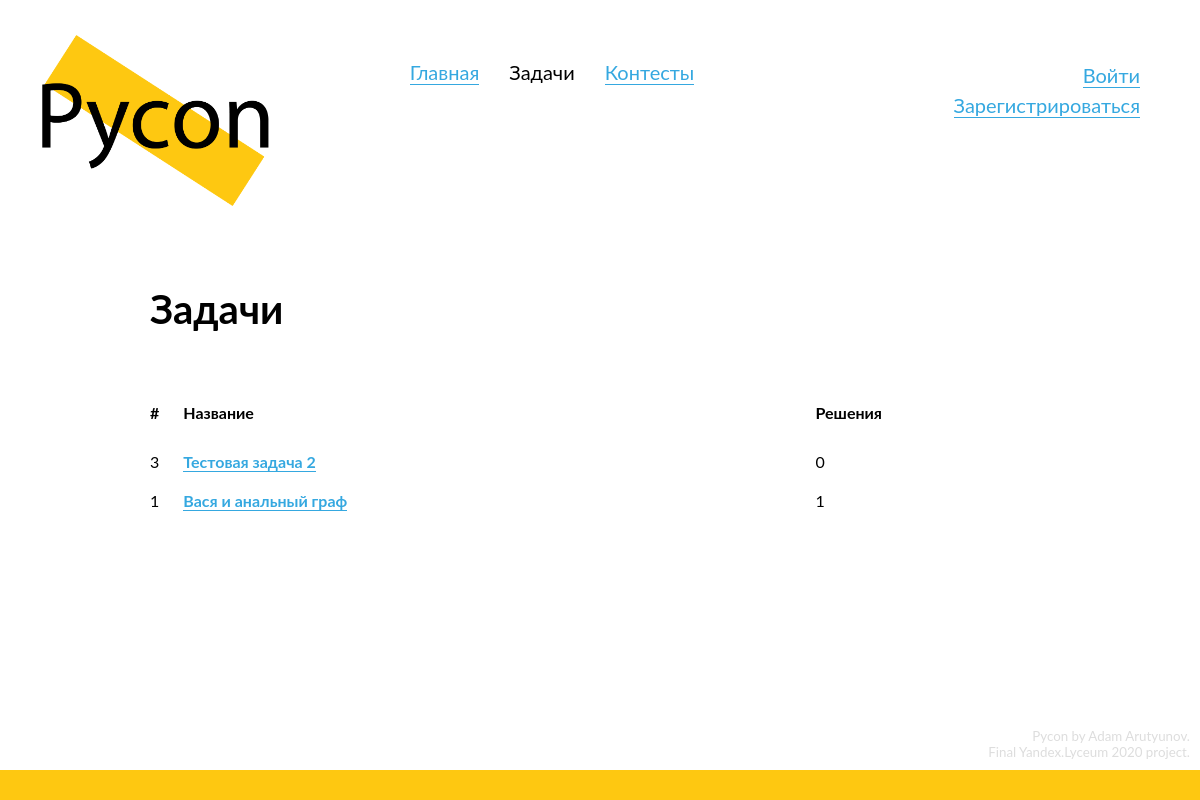
Before: /problems with the older database file.
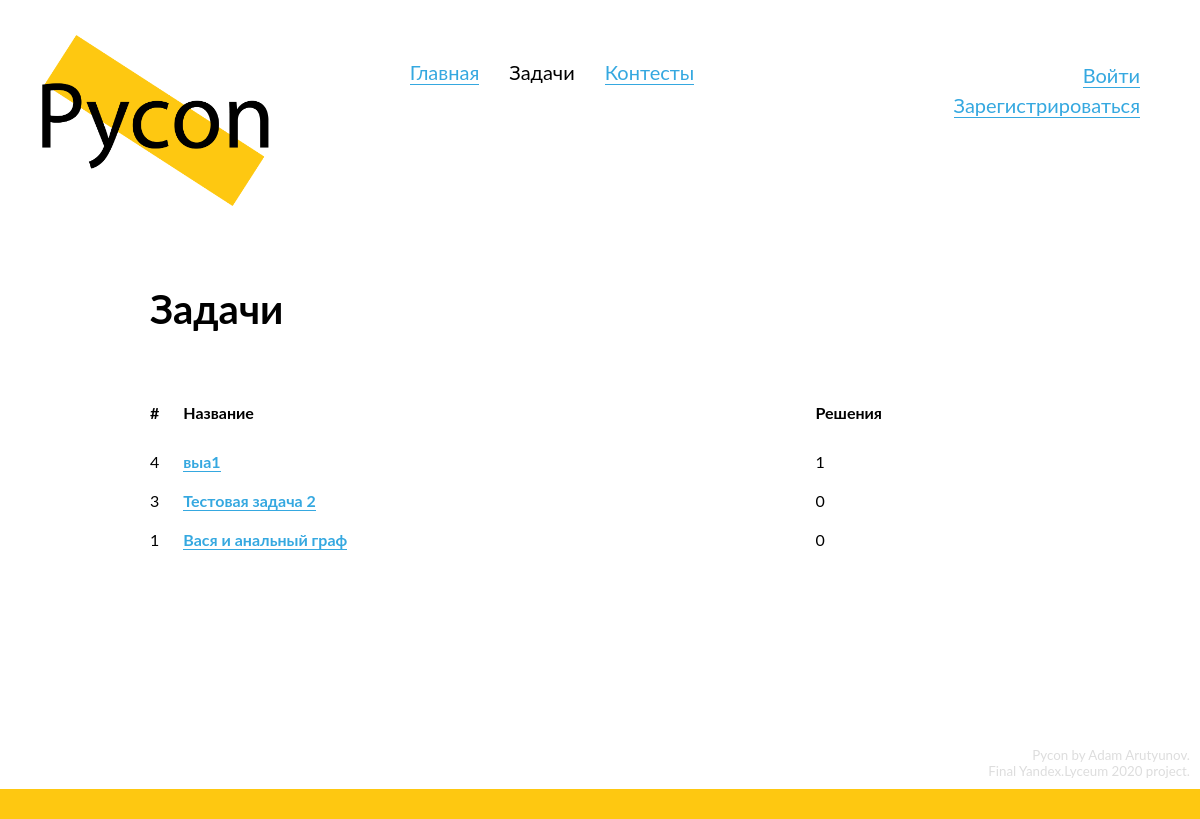
After: the same page with the newer database file.
### data/models/problem.py (models this page shows, shortened)
class Problem(SqlAlchemyBase, SerializerMixin):
    __tablename__ = 'problems'
    id = Column(Integer, primary_key=True, autoincrement=True)
    name = Column(String, nullable=True)
    situation = Column(String, nullable=False)
    input_data = Column(String, nullable=True)
    output_data = Column(String, nullable=True)
    tests = orm.relation("Test", back_populates='problem')
    time_limit = Column(Integer, nullable=True)
    memory_limit = Column(Integer, nullable=True)
    @property
    def users_solved(self):
        return list(map(lambda x: x.user, filter(lambda x: x.solved, self.users)))

### Pycon.py (the view)
@app.route('/problems')
def problems():
    session = db_session.create_session()
    problems = session.query(Problem).order_by(Problem.id.desc()).all()
    return render_template('problems.html', title="Задачи",
                           problems=problems)

### data/db_session.py (called while the page is built)
def create_session() -> Session:
    global __scoped_session
    return __scoped_session

### templates/problems.html (shortened to what this page needs)
{% extends "base.html" %}
{% block content %}
  <div class="content-header">
    <h2>
      Задачи
    </h2>
  </div>
  <div class="content-block">
    {% if problems %}
      <table class="submissions-table">
        <tr>
          <th class="id-td">
            <span>
              #
            </span>
          </th>
          <th class="problemname-td">
            <span>
              Название
            </span>
          </th>
          <th class="solutions-td">
            <span>
              Решения
            </span>
          </th>
        </tr>
        {% for problem in problems %}
          <tr>
              <td class="id-td">
              </div>
              {{ problem.id }}
            </td>
            <td class="problemname-td">
              <a href="/problems/{{ problem.id }}">{{ problem.name }}</a>
            </td>
            <td class="solutions-td">
              {{ problem.users_solved|length }}
            </td>
          </tr>
        {% endfor %}
    {% endif %}
{% endblock %}

Changed rows visible on the page:
added Problem: id "4", name "выа1", users_solved|length "1"
computed for Problem "Вася и анальный граф": users_solved|length "1" → "0"
